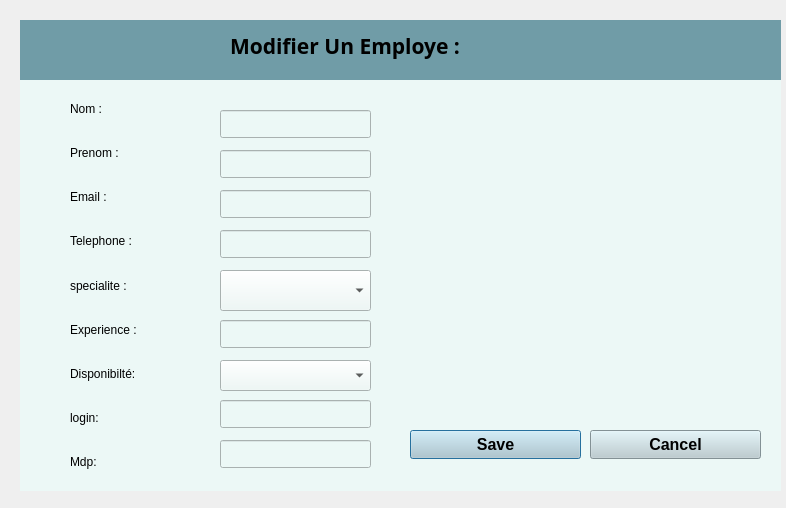
<?xml version="1.0" encoding="UTF-8"?>
<ui version="4.0">
 <class>EditEmployeeDialog</class>
 <widget class="QDialog" name="EditEmployeeDialog">
  <property name="geometry">
   <rect>
    <x>0</x>
    <y>0</y>
    <width>786</width>
    <height>508</height>
   </rect>
  </property>
  <property name="windowTitle">
   <string>Dialog</string>
  </property>
  <widget class="QWidget" name="widget" native="true">
   <property name="geometry">
    <rect>
     <x>10</x>
     <y>20</y>
     <width>771</width>
     <height>471</height>
    </rect>
   </property>
   <widget class="QWidget" name="widget_2" native="true">
    <property name="geometry">
     <rect>
      <x>10</x>
      <y>0</y>
      <width>761</width>
      <height>61</height>
     </rect>
    </property>
    <property name="styleSheet">
     <string notr="true">background-color:#709CA7;</string>
    </property>
    <widget class="QLabel" name="label">
     <property name="geometry">
      <rect>
       <x>210</x>
       <y>10</y>
       <width>321</width>
       <height>31</height>
      </rect>
     </property>
     <property name="font">
      <font>
       <family>Yu Gothic</family>
       <pointsize>16</pointsize>
       <bold>true</bold>
      </font>
     </property>
     <property name="styleSheet">
      <string notr="true">color:black;
</string>
     </property>
     <property name="text">
      <string>Modifier Un Employe :</string>
     </property>
    </widget>
   </widget>
   <widget class="QWidget" name="widget_3" native="true">
    <property name="geometry">
     <rect>
      <x>10</x>
      <y>60</y>
      <width>761</width>
      <height>411</height>
     </rect>
    </property>
    <property name="styleSheet">
     <string notr="true">background-color:#ECF8F6;
color: rgb(0, 0, 0);</string>
    </property>
    <widget class="QWidget" name="widget_4" native="true">
     <property name="geometry">
      <rect>
       <x>10</x>
       <y>0</y>
       <width>171</width>
       <height>411</height>
      </rect>
     </property>
     <property name="styleSheet">
      <string notr="true"/>
     </property>
     <widget class="QWidget" name="widget_8" native="true">
      <property name="geometry">
       <rect>
        <x>40</x>
        <y>10</y>
        <width>121</width>
        <height>391</height>
       </rect>
      </property>
      <property name="styleSheet">
       <string notr="true">border:none;</string>
      </property>
      <layout class="QVBoxLayout" name="verticalLayout">
       <item>
        <widget class="QLabel" name="label_28">
         <property name="styleSheet">
          <string notr="true">color:black;</string>
         </property>
         <property name="text">
          <string>Nom :</string>
         </property>
        </widget>
       </item>
       <item>
        <widget class="QLabel" name="label_29">
         <property name="styleSheet">
          <string notr="true">color:black;</string>
         </property>
         <property name="text">
          <string>Prenom :</string>
         </property>
        </widget>
       </item>
       <item>
        <widget class="QLabel" name="label_30">
         <property name="styleSheet">
          <string notr="true">color:black;</string>
         </property>
         <property name="text">
          <string>Email :</string>
         </property>
        </widget>
       </item>
       <item>
        <widget class="QLabel" name="label_31">
         <property name="styleSheet">
          <string notr="true">color:black;</string>
         </property>
         <property name="text">
          <string>Telephone :</string>
         </property>
        </widget>
       </item>
       <item>
        <widget class="QLabel" name="label_32">
         <property name="styleSheet">
          <string notr="true">color:black;</string>
         </property>
         <property name="text">
          <string>specialite :</string>
         </property>
        </widget>
       </item>
       <item>
        <widget class="QLabel" name="label_33">
         <property name="styleSheet">
          <string notr="true">color:black;</string>
         </property>
         <property name="text">
          <string>Experience :</string>
         </property>
        </widget>
       </item>
       <item>
        <widget class="QLabel" name="label_48">
         <property name="styleSheet">
          <string notr="true">color:black;</string>
         </property>
         <property name="text">
          <string>Disponibilté:</string>
         </property>
        </widget>
       </item>
       <item>
        <widget class="QLabel" name="label_49">
         <property name="styleSheet">
          <string notr="true">color:black;</string>
         </property>
         <property name="text">
          <string>login:</string>
         </property>
        </widget>
       </item>
       <item>
        <widget class="QLabel" name="label_50">
         <property name="styleSheet">
          <string notr="true">color:black;</string>
         </property>
         <property name="text">
          <string>Mdp:</string>
         </property>
        </widget>
       </item>
      </layout>
     </widget>
    </widget>
    <widget class="QLineEdit" name="lineEdit_nom">
     <property name="geometry">
      <rect>
       <x>200</x>
       <y>30</y>
       <width>151</width>
       <height>28</height>
      </rect>
     </property>
    </widget>
    <widget class="QLineEdit" name="lineEdit_prenom">
     <property name="geometry">
      <rect>
       <x>200</x>
       <y>70</y>
       <width>151</width>
       <height>28</height>
      </rect>
     </property>
    </widget>
    <widget class="QLineEdit" name="lineEdit_email">
     <property name="geometry">
      <rect>
       <x>200</x>
       <y>110</y>
       <width>151</width>
       <height>28</height>
      </rect>
     </property>
    </widget>
    <widget class="QLineEdit" name="lineEdit_telephone">
     <property name="geometry">
      <rect>
       <x>200</x>
       <y>150</y>
       <width>151</width>
       <height>28</height>
      </rect>
     </property>
    </widget>
    <widget class="QComboBox" name="comboBox_specialite">
     <property name="geometry">
      <rect>
       <x>200</x>
       <y>190</y>
       <width>151</width>
       <height>41</height>
      </rect>
     </property>
     <property name="styleSheet">
      <string notr="true">color: rgb(0, 0, 0);</string>
     </property>
    </widget>
    <widget class="QLineEdit" name="lineEdit_experience">
     <property name="geometry">
      <rect>
       <x>200</x>
       <y>240</y>
       <width>151</width>
       <height>28</height>
      </rect>
     </property>
    </widget>
    <widget class="QComboBox" name="comboBox_disponibilite">
     <property name="geometry">
      <rect>
       <x>200</x>
       <y>280</y>
       <width>151</width>
       <height>31</height>
      </rect>
     </property>
     <property name="styleSheet">
      <string notr="true">color: rgb(0, 0, 0);</string>
     </property>
    </widget>
    <widget class="QLineEdit" name="lineEdit_login">
     <property name="geometry">
      <rect>
       <x>200</x>
       <y>320</y>
       <width>151</width>
       <height>28</height>
      </rect>
     </property>
    </widget>
    <widget class="QLineEdit" name="lineEdit_mdp">
     <property name="geometry">
      <rect>
       <x>200</x>
       <y>360</y>
       <width>151</width>
       <height>28</height>
      </rect>
     </property>
    </widget>
    <widget class="QPushButton" name="saveButton">
     <property name="geometry">
      <rect>
       <x>390</x>
       <y>350</y>
       <width>171</width>
       <height>29</height>
      </rect>
     </property>
     <property name="font">
      <font>
       <pointsize>12</pointsize>
       <bold>true</bold>
      </font>
     </property>
     <property name="styleSheet">
      <string notr="true">background-color:#B8CBD0</string>
     </property>
     <property name="text">
      <string>Save</string>
     </property>
    </widget>
    <widget class="QPushButton" name="cancelButton">
     <property name="geometry">
      <rect>
       <x>570</x>
       <y>350</y>
       <width>171</width>
       <height>29</height>
      </rect>
     </property>
     <property name="font">
      <font>
       <pointsize>12</pointsize>
       <bold>true</bold>
      </font>
     </property>
     <property name="styleSheet">
      <string notr="true">background-color:#B8CBD0</string>
     </property>
     <property name="text">
      <string>Cancel</string>
     </property>
    </widget>
   </widget>
  </widget>
 </widget>
 <resources/>
 <connections/>
</ui>
